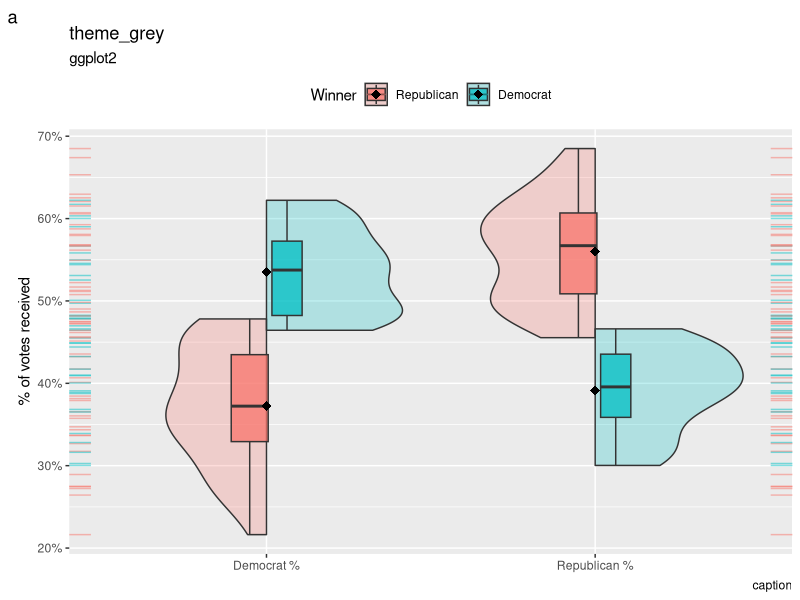
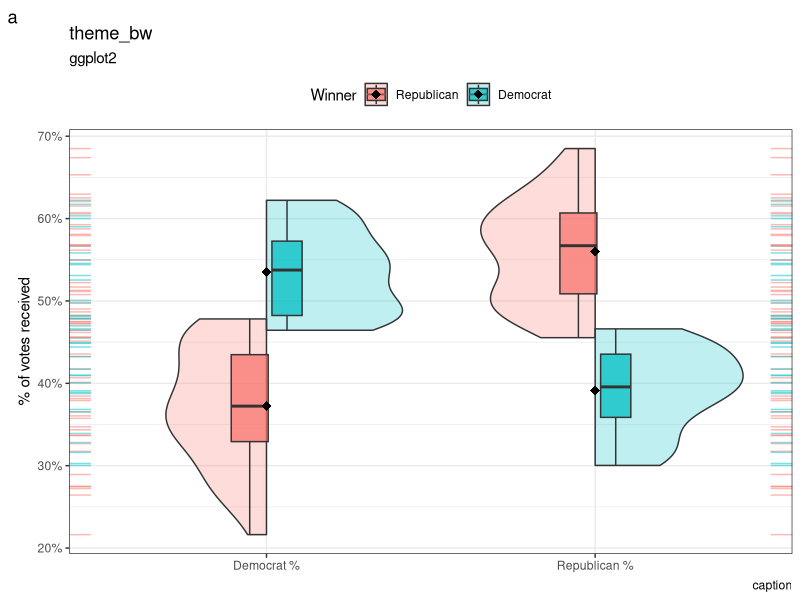
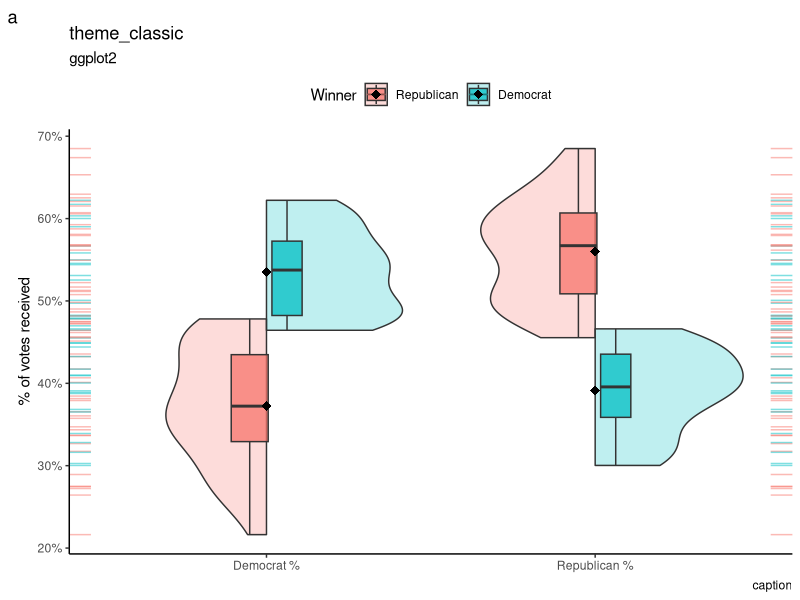
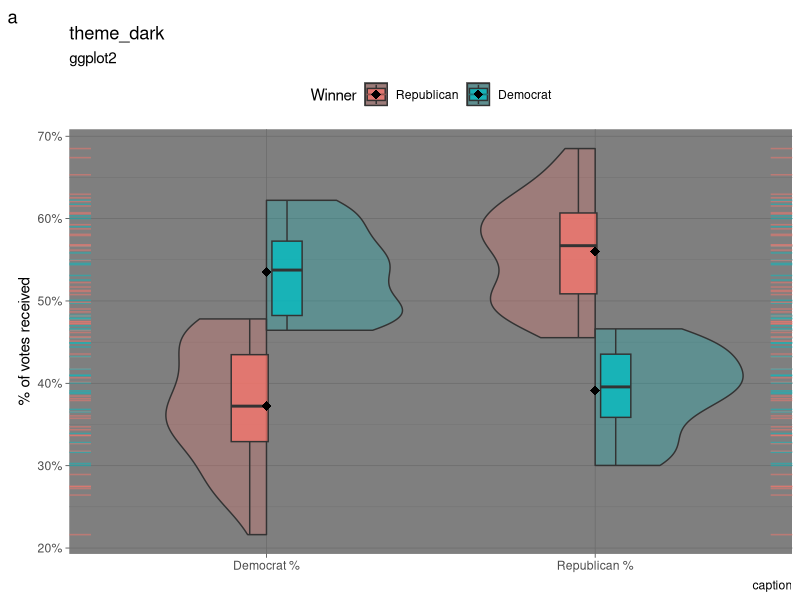
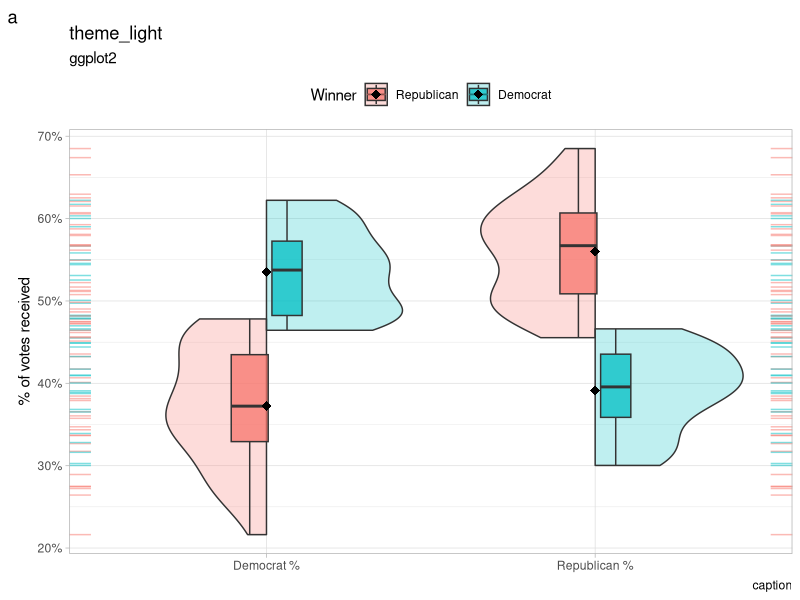
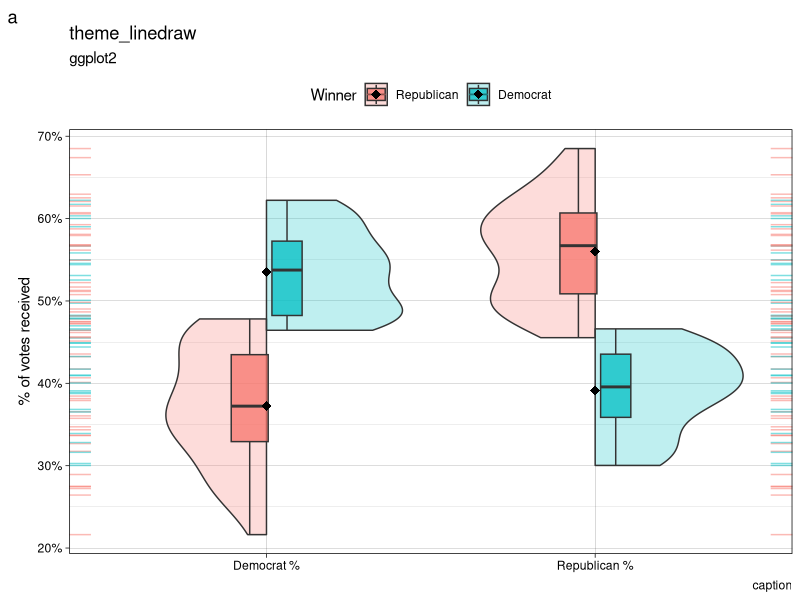
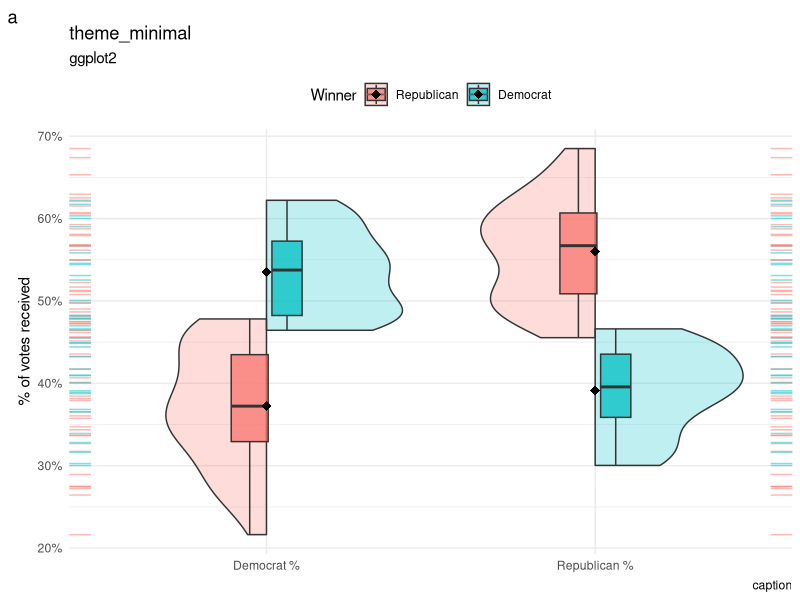
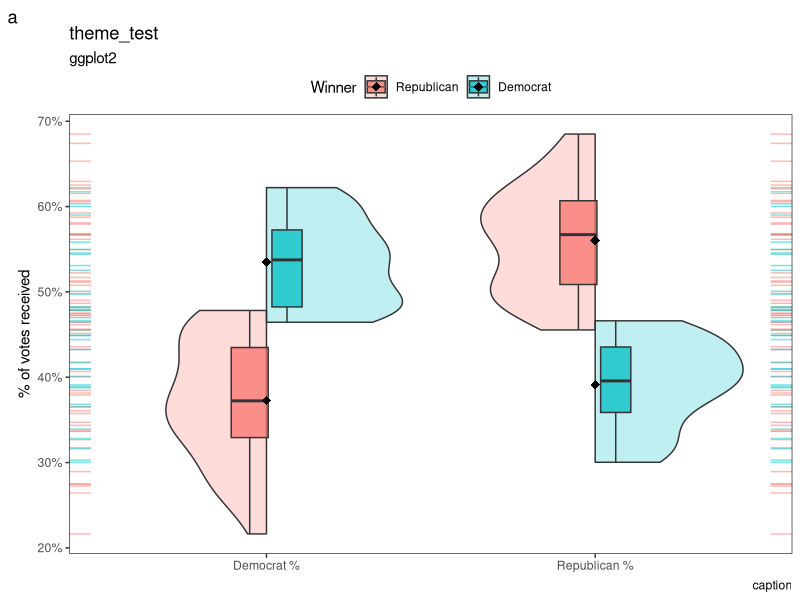

The R source for these figures, in order:
## ---- chunk 1
library(ggplot2)
#library(ggExtra)
#library(cowplot)
#library(ggpubr)

library(dplyr)
library(tidyr)
library(readxl)
## ---- chunk 2
setwd("~/Desktop/politics1")
#setwd("C:/Users/CalzzOne/Google Drive/Licente/0Acu/Alexandra Dardalat/")
baza_de_date <- read_excel("politics1.xlsx")
#View(baza_de_date)
labels <- names(baza_de_date)
baza_de_date$Winner <- factor(baza_de_date$Winner, levels=c("Republican", "Democrat"))
#baza_de_date$`AT1 Polymorphism` <- factor(baza_de_date$`AT1 Polymorphism`, levels=c("AC", "CC", "AA"))


## ---- chunk 3
GeomSplitViolin <- ggproto("GeomSplitViolin", GeomViolin, 
                           draw_group = function(self, data, ..., draw_quantiles = NULL) {
                             data <- transform(data, xminv = x - violinwidth * (x - xmin), xmaxv = x + violinwidth * (xmax - x))
                             grp <- data[1, "group"]
                             newdata <- plyr::arrange(transform(data, x = if (grp %% 2 == 1) xminv else xmaxv), if (grp %% 2 == 1) y else -y)
                             newdata <- rbind(newdata[1, ], newdata, newdata[nrow(newdata), ], newdata[1, ])
                             newdata[c(1, nrow(newdata) - 1, nrow(newdata)), "x"] <- round(newdata[1, "x"])
                             
                             if (length(draw_quantiles) > 0 & !scales::zero_range(range(data$y))) {
                               stopifnot(all(draw_quantiles >= 0), all(draw_quantiles <=
                                                                         1))
                               quantiles <- ggplot2:::create_quantile_segment_frame(data, draw_quantiles)
                               aesthetics <- data[rep(1, nrow(quantiles)), setdiff(names(data), c("x", "y")), drop = FALSE]
                               aesthetics$alpha <- rep(1, nrow(quantiles))
                               both <- cbind(quantiles, aesthetics)
                               quantile_grob <- GeomPath$draw_panel(both, ...)
                               ggplot2:::ggname("geom_split_violin", grid::grobTree(GeomPolygon$draw_panel(newdata, ...), quantile_grob))
                             }
                             else {
                               ggplot2:::ggname("geom_split_violin", GeomPolygon$draw_panel(newdata, ...))
                             }
                           })

geom_split_violin <- function(mapping = NULL, data = NULL, stat = "ydensity", position = "identity", ..., 
                              draw_quantiles = NULL, trim = TRUE, scale = "area", na.rm = FALSE, 
                              show.legend = NA, inherit.aes = TRUE) {
  layer(data = data, mapping = mapping, stat = stat, geom = GeomSplitViolin, 
        position = position, show.legend = show.legend, inherit.aes = inherit.aes, 
        params = list(trim = trim, scale = scale, draw_quantiles = draw_quantiles, na.rm = na.rm, ...))
}
## ---- chunk 4
x = "Winner"
y = c("Democrat %", "Republican %")
df <- baza_de_date %>% 
  dplyr::select(c(x, y)) %>%
  tidyr::gather(variable, value, -x)
## ---- chunk 5
g3 <- ggplot(df) + aes(fill=Winner, y=value, x=variable) +
  theme_grey()+
  labs(title="theme_grey", subtitle="ggplot2",
       caption = "caption", tag = "a") +
  geom_split_violin(alpha=0.25) +
  geom_boxplot(alpha=0.75, width=0.25, varwidth = T) +
  geom_rug(aes(color=Winner), alpha=0.5,sides = "lr")+
  stat_summary(fun.y=mean, colour="black", geom="point", shape=18, size=3) + 
  scale_y_continuous(labels = scales::percent_format(accuracy = 1),
                     name="% of votes received") + 
  theme(legend.position = "top") +
  theme(axis.title.x = element_blank())

plot(g3)
## ---- chunk 6
g3 <- ggplot(df) + aes(fill=Winner, y=value, x=variable) +
  theme_bw()+
  labs(title="theme_bw", subtitle="ggplot2",
       caption = "caption", tag = "a") +
  geom_split_violin(alpha=0.25) +
  geom_boxplot(alpha=0.75, width=0.25, varwidth = T) +
  geom_rug(aes(color=Winner), alpha=0.5,sides = "lr")+
  stat_summary(fun.y=mean, colour="black", geom="point", shape=18, size=3) + 
  scale_y_continuous(labels = scales::percent_format(accuracy = 1),
                     name="% of votes received") + 
  theme(legend.position = "top") +
  theme(axis.title.x = element_blank())

plot(g3)
## ---- chunk 7
g3 <- ggplot(df) + aes(fill=Winner, y=value, x=variable) +
  theme_classic()+
  labs(title="theme_classic", subtitle="ggplot2",
       caption = "caption", tag = "a") +
  geom_split_violin(alpha=0.25) +
  geom_boxplot(alpha=0.75, width=0.25, varwidth = T) +
  geom_rug(aes(color=Winner), alpha=0.5,sides = "lr")+
  stat_summary(fun.y=mean, colour="black", geom="point", shape=18, size=3) + 
  scale_y_continuous(labels = scales::percent_format(accuracy = 1),
                     name="% of votes received") + 
  theme(legend.position = "top") +
  theme(axis.title.x = element_blank())

plot(g3)
## ---- chunk 8
g3 <- ggplot(df) + aes(fill=Winner, y=value, x=variable) +
  theme_dark() +
  labs(title="theme_dark", subtitle="ggplot2",
       caption = "caption", tag = "a") +
  geom_split_violin(alpha=0.25) +
  geom_boxplot(alpha=0.75, width=0.25, varwidth = T) +
  geom_rug(aes(color=Winner), alpha=0.5,sides = "lr")+
  stat_summary(fun.y=mean, colour="black", geom="point", shape=18, size=3) + 
  scale_y_continuous(labels = scales::percent_format(accuracy = 1),
                     name="% of votes received") + 
  theme(legend.position = "top") +
  theme(axis.title.x = element_blank())

plot(g3)
## ---- chunk 9
g3 <- ggplot(df) + aes(fill=Winner, y=value, x=variable) +
  theme_light() +
  labs(title="theme_light", subtitle="ggplot2",
       caption = "caption", tag = "a") +
  geom_split_violin(alpha=0.25) +
  geom_boxplot(alpha=0.75, width=0.25, varwidth = T) +
  geom_rug(aes(color=Winner), alpha=0.5,sides = "lr")+
  stat_summary(fun.y=mean, colour="black", geom="point", shape=18, size=3) + 
  scale_y_continuous(labels = scales::percent_format(accuracy = 1),
                     name="% of votes received") + 
  theme(legend.position = "top") +
  theme(axis.title.x = element_blank())

plot(g3)
## ---- chunk 10
g3 <- ggplot(df) + aes(fill=Winner, y=value, x=variable) +
  theme_linedraw() +
  labs(title="theme_linedraw", subtitle="ggplot2",
       caption = "caption", tag = "a") +
  geom_split_violin(alpha=0.25) +
  geom_boxplot(alpha=0.75, width=0.25, varwidth = T) +
  geom_rug(aes(color=Winner), alpha=0.5,sides = "lr")+
  stat_summary(fun.y=mean, colour="black", geom="point", shape=18, size=3) + 
  scale_y_continuous(labels = scales::percent_format(accuracy = 1),
                     name="% of votes received") + 
  theme(legend.position = "top") +
  theme(axis.title.x = element_blank())

plot(g3)
## ---- chunk 11
g3 <- ggplot(df) + aes(fill=Winner, y=value, x=variable) +
  theme_minimal() +
  labs(title="theme_minimal", subtitle="ggplot2",
       caption = "caption", tag = "a") +
  geom_split_violin(alpha=0.25) +
  geom_boxplot(alpha=0.75, width=0.25, varwidth = T) +
  geom_rug(aes(color=Winner), alpha=0.5,sides = "lr")+
  stat_summary(fun.y=mean, colour="black", geom="point", shape=18, size=3) + 
  scale_y_continuous(labels = scales::percent_format(accuracy = 1),
                     name="% of votes received") + 
  theme(legend.position = "top") +
  theme(axis.title.x = element_blank())

plot(g3)
## ---- chunk 12
g3 <- ggplot(df) + aes(fill=Winner, y=value, x=variable) +
  theme_test() +
  labs(title="theme_test", subtitle="ggplot2",
       caption = "caption", tag = "a") +
  geom_split_violin(alpha=0.25) +
  geom_boxplot(alpha=0.75, width=0.25, varwidth = T) +
  geom_rug(aes(color=Winner), alpha=0.5,sides = "lr")+
  stat_summary(fun.y=mean, colour="black", geom="point", shape=18, size=3) + 
  scale_y_continuous(labels = scales::percent_format(accuracy = 1),
                     name="% of votes received") + 
  theme(legend.position = "top") +
  theme(axis.title.x = element_blank())

plot(g3)
## ---- chunk 13
g3 <- ggplot(df) + aes(fill=Winner, y=value, x=variable) +
  ggpubr::theme_classic2() +
  labs(title="theme_classic2", subtitle="ggpubr",
       caption = "caption", tag = "a") +
  geom_split_violin(alpha=0.25) +
  geom_boxplot(alpha=0.75, width=0.25, varwidth = T) +
  geom_rug(aes(color=Winner), alpha=0.5,sides = "lr")+
  stat_summary(fun.y=mean, colour="black", geom="point", shape=18, size=3) + 
  scale_y_continuous(labels = scales::percent_format(accuracy = 1),
                     name="% of votes received") + 
  theme(legend.position = "top") +
  theme(axis.title.x = element_blank())

plot(g3)
## ---- chunk 14
g3 <- ggplot(df) + aes(fill=Winner, y=value, x=variable) +
  ggpubr::theme_cleveland() +
  labs(title="theme_cleveland", subtitle="ggpubr",
       caption = "caption", tag = "a") +
  geom_split_violin(alpha=0.25) +
  geom_boxplot(alpha=0.75, width=0.25, varwidth = T) +
  geom_rug(aes(color=Winner), alpha=0.5,sides = "lr")+
  stat_summary(fun.y=mean, colour="black", geom="point", shape=18, size=3) + 
  scale_y_continuous(labels = scales::percent_format(accuracy = 1),
                     name="% of votes received") + 
  theme(legend.position = "top") +
  theme(axis.title.x = element_blank())

plot(g3)
## ---- chunk 15
g3 <- ggplot(df) + aes(fill=Winner, y=value, x=variable) +
  ggpubr::theme_pubclean() +
  labs(title="theme_pubclean", subtitle="ggpubr",
       caption = "caption", tag = "a") +
  geom_split_violin(alpha=0.25) +
  geom_boxplot(alpha=0.75, width=0.25, varwidth = T) +
  geom_rug(aes(color=Winner), alpha=0.5,sides = "lr")+
  stat_summary(fun.y=mean, colour="black", geom="point", shape=18, size=3) + 
  scale_y_continuous(labels = scales::percent_format(accuracy = 1),
                     name="% of votes received") + 
  theme(legend.position = "top") +
  theme(axis.title.x = element_blank())

plot(g3)
## ---- chunk 16
g3 <- ggplot(df) + aes(fill=Winner, y=value, x=variable) +
  ggpubr::theme_pubr() +
  labs(title="theme_pubr", subtitle="ggpubr",
       caption = "caption", tag = "a") +
  geom_split_violin(alpha=0.25) +
  geom_boxplot(alpha=0.75, width=0.25, varwidth = T) +
  geom_rug(aes(color=Winner), alpha=0.5,sides = "lr")+
  stat_summary(fun.y=mean, colour="black", geom="point", shape=18, size=3) + 
  scale_y_continuous(labels = scales::percent_format(accuracy = 1),
                     name="% of votes received") + 
  theme(legend.position = "top") +
  theme(axis.title.x = element_blank())

plot(g3)
## ---- chunk 17
g3 <- ggplot(df) + aes(fill=Winner, y=value, x=variable) +
  ggpubr::theme_transparent() +
  labs(title="theme_transparent", subtitle="ggpubr",
       caption = "caption", tag = "a") +
  geom_split_violin(alpha=0.25) +
  geom_boxplot(alpha=0.75, width=0.25, varwidth = T) +
  geom_rug(aes(color=Winner), alpha=0.5,sides = "lr")+
  stat_summary(fun.y=mean, colour="black", geom="point", shape=18, size=3) + 
  scale_y_continuous(labels = scales::percent_format(accuracy = 1),
                     name="% of votes received") + 
  theme(legend.position = "top") +
  theme(axis.title.x = element_blank())

plot(g3)
## ---- chunk 18
g3 <- ggplot(df) + aes(fill=Winner, y=value, x=variable) +
  cowplot::theme_cowplot() +
  labs(title="theme_cowplot", subtitle="cowplot",
       caption = "caption", tag = "a") +
  geom_split_violin(alpha=0.25) +
  geom_boxplot(alpha=0.75, width=0.25, varwidth = T) +
  geom_rug(aes(color=Winner), alpha=0.5,sides = "lr")+
  stat_summary(fun.y=mean, colour="black", geom="point", shape=18, size=3) + 
  scale_y_continuous(labels = scales::percent_format(accuracy = 1),
                     name="% of votes received") + 
  theme(legend.position = "top") +
  theme(axis.title.x = element_blank())

plot(g3)
## ---- chunk 19
g3 <- ggplot(df) + aes(fill=Winner, y=value, x=variable) +
  cowplot::theme_map() +
  labs(title="theme_map", subtitle="cowplot",
       caption = "caption", tag = "a") +
  geom_split_violin(alpha=0.25) +
  geom_boxplot(alpha=0.75, width=0.25, varwidth = T) +
  geom_rug(aes(color=Winner), alpha=0.5,sides = "lr")+
  stat_summary(fun.y=mean, colour="black", geom="point", shape=18, size=3) + 
  scale_y_continuous(labels = scales::percent_format(accuracy = 1),
                     name="% of votes received") + 
  theme(legend.position = "top") +
  theme(axis.title.x = element_blank())

plot(g3)
## ---- chunk 20
g3 <- ggplot(df) + aes(fill=Winner, y=value, x=variable) +
  cowplot::theme_nothing() + 
  labs(title="theme_nothing", subtitle="cowplot",
       caption = "caption", tag = "a") +
  geom_split_violin(alpha=0.25) +
  geom_boxplot(alpha=0.75, width=0.25, varwidth = T) +
  geom_rug(aes(color=Winner), alpha=0.5,sides = "lr")+
  stat_summary(fun.y=mean, colour="black", geom="point", shape=18, size=3) + 
  scale_y_continuous(labels = scales::percent_format(accuracy = 1),
                     name="% of votes received") + 
  theme(legend.position = "top") +
  theme(axis.title.x = element_blank())

plot(g3)
## ---- chunk 21
g3 <- ggplot(df) + aes(fill=Winner, y=value, x=variable) +
  ggthemes::theme_base() +
  labs(title="theme_base", subtitle="ggthemes",
       caption = "caption", tag = "a") +
  geom_split_violin(alpha=0.25) +
  geom_boxplot(alpha=0.75, width=0.25, varwidth = T) +
  geom_rug(aes(color=Winner), alpha=0.5,sides = "lr")+
  stat_summary(fun.y=mean, colour="black", geom="point", shape=18, size=3) + 
  scale_y_continuous(labels = scales::percent_format(accuracy = 1),
                     name="% of votes received") + 
  theme(legend.position = "top") +
  theme(axis.title.x = element_blank())

plot(g3)
## ---- chunk 22
g3 <- ggplot(df) + aes(fill=Winner, y=value, x=variable) +
  ggthemes::theme_calc() +
  labs(title="theme_calc", subtitle="ggthemes",
       caption = "caption", tag = "a") +
  geom_split_violin(alpha=0.25) +
  geom_boxplot(alpha=0.75, width=0.25, varwidth = T) +
  geom_rug(aes(color=Winner), alpha=0.5,sides = "lr")+
  stat_summary(fun.y=mean, colour="black", geom="point", shape=18, size=3) + 
  scale_y_continuous(labels = scales::percent_format(accuracy = 1),
                     name="% of votes received") + 
  theme(legend.position = "top") +
  theme(axis.title.x = element_blank())

plot(g3)
## ---- chunk 23
g3 <- ggplot(df) + aes(fill=Winner, y=value, x=variable) +
  ggthemes::theme_economist() +
  labs(title="theme_economist", subtitle="ggthemes",
       caption = "caption", tag = "a") +
  geom_split_violin(alpha=0.25) +
  geom_boxplot(alpha=0.75, width=0.25, varwidth = T) +
  geom_rug(aes(color=Winner), alpha=0.5,sides = "lr")+
  stat_summary(fun.y=mean, colour="black", geom="point", shape=18, size=3) + 
  scale_y_continuous(labels = scales::percent_format(accuracy = 1),
                     name="% of votes received") + 
  theme(legend.position = "top") +
  theme(axis.title.x = element_blank())

plot(g3)
## ---- chunk 24
g3 <- ggplot(df) + aes(fill=Winner, y=value, x=variable) +
  ggthemes::theme_economist_white() +
  labs(title="theme_economist_white", subtitle="ggthemes",
       caption = "caption", tag = "a") +
  geom_split_violin(alpha=0.25) +
  geom_boxplot(alpha=0.75, width=0.25, varwidth = T) +
  geom_rug(aes(color=Winner), alpha=0.5,sides = "lr")+
  stat_summary(fun.y=mean, colour="black", geom="point", shape=18, size=3) + 
  scale_y_continuous(labels = scales::percent_format(accuracy = 1),
                     name="% of votes received") + 
  theme(legend.position = "top") +
  theme(axis.title.x = element_blank())

plot(g3)
## ---- chunk 25
g3 <- ggplot(df) + aes(fill=Winner, y=value, x=variable) +
  ggthemes::theme_excel() +
  labs(title="theme_excel", subtitle="ggthemes",
       caption = "caption", tag = "a") +
  geom_split_violin(alpha=0.25) +
  geom_boxplot(alpha=0.75, width=0.25, varwidth = T) +
  geom_rug(aes(color=Winner), alpha=0.5,sides = "lr")+
  stat_summary(fun.y=mean, colour="black", geom="point", shape=18, size=3) + 
  scale_y_continuous(labels = scales::percent_format(accuracy = 1),
                     name="% of votes received") + 
  theme(legend.position = "top") +
  theme(axis.title.x = element_blank())

plot(g3)
## ---- chunk 26
g3 <- ggplot(df) + aes(fill=Winner, y=value, x=variable) +
  ggthemes::theme_excel() +
  labs(title="theme_excel_new", subtitle="ggthemes",
       caption = "caption", tag = "a") +
  geom_split_violin(alpha=0.25) +
  geom_boxplot(alpha=0.75, width=0.25, varwidth = T) +
  geom_rug(aes(color=Winner), alpha=0.5,sides = "lr")+
  stat_summary(fun.y=mean, colour="black", geom="point", shape=18, size=3) + 
  scale_y_continuous(labels = scales::percent_format(accuracy = 1),
                     name="% of votes received") + 
  theme(legend.position = "top") +
  theme(axis.title.x = element_blank())

plot(g3)
## ---- chunk 27
g3 <- ggplot(df) + aes(fill=Winner, y=value, x=variable) +
  ggthemes::theme_few() +
  labs(title="theme_few", subtitle="ggthemes",
       caption = "caption", tag = "a") +
  geom_split_violin(alpha=0.25) +
  geom_boxplot(alpha=0.75, width=0.25, varwidth = T) +
  geom_rug(aes(color=Winner), alpha=0.5,sides = "lr")+
  stat_summary(fun.y=mean, colour="black", geom="point", shape=18, size=3) + 
  scale_y_continuous(labels = scales::percent_format(accuracy = 1),
                     name="% of votes received") + 
  theme(legend.position = "top") +
  theme(axis.title.x = element_blank())

plot(g3)
## ---- chunk 28
g3 <- ggplot(df) + aes(fill=Winner, y=value, x=variable) +
  ggthemes::theme_fivethirtyeight() +
  labs(title="theme_fivethirtyeight", subtitle="ggthemes",
       caption = "caption", tag = "a") +
  geom_split_violin(alpha=0.25) +
  geom_boxplot(alpha=0.75, width=0.25, varwidth = T) +
  geom_rug(aes(color=Winner), alpha=0.5,sides = "lr")+
  stat_summary(fun.y=mean, colour="black", geom="point", shape=18, size=3) + 
  scale_y_continuous(labels = scales::percent_format(accuracy = 1),
                     name="% of votes received") + 
  theme(legend.position = "top") +
  theme(axis.title.x = element_blank())

plot(g3)
## ---- chunk 29
g3 <- ggplot(df) + aes(fill=Winner, y=value, x=variable) +
  ggthemes::theme_foundation() +
  labs(title="theme_foundation", subtitle="ggthemes",
       caption = "caption", tag = "a") +
  geom_split_violin(alpha=0.25) +
  geom_boxplot(alpha=0.75, width=0.25, varwidth = T) +
  geom_rug(aes(color=Winner), alpha=0.5,sides = "lr")+
  stat_summary(fun.y=mean, colour="black", geom="point", shape=18, size=3) + 
  scale_y_continuous(labels = scales::percent_format(accuracy = 1),
                     name="% of votes received") + 
  theme(legend.position = "top") +
  theme(axis.title.x = element_blank())

plot(g3)
## ---- chunk 30
g3 <- ggplot(df) + aes(fill=Winner, y=value, x=variable) +
  ggthemes::theme_gdocs() +
  labs(title="theme_gdocs", subtitle="ggthemes",
       caption = "caption", tag = "a") +
  geom_split_violin(alpha=0.25) +
  geom_boxplot(alpha=0.75, width=0.25, varwidth = T) +
  geom_rug(aes(color=Winner), alpha=0.5,sides = "lr")+
  stat_summary(fun.y=mean, colour="black", geom="point", shape=18, size=3) + 
  scale_y_continuous(labels = scales::percent_format(accuracy = 1),
                     name="% of votes received") + 
  theme(legend.position = "top") +
  theme(axis.title.x = element_blank())

plot(g3)
## ---- chunk 31
g3 <- ggplot(df) + aes(fill=Winner, y=value, x=variable) +
  ggthemes::theme_hc() +
  labs(title="theme_hc", subtitle="ggthemes",
       caption = "caption", tag = "a") +
  geom_split_violin(alpha=0.25) +
  geom_boxplot(alpha=0.75, width=0.25, varwidth = T) +
  geom_rug(aes(color=Winner), alpha=0.5,sides = "lr")+
  stat_summary(fun.y=mean, colour="black", geom="point", shape=18, size=3) + 
  scale_y_continuous(labels = scales::percent_format(accuracy = 1),
                     name="% of votes received") + 
  theme(legend.position = "top") +
  theme(axis.title.x = element_blank())

plot(g3)
## ---- chunk 32
g3 <- ggplot(df) + aes(fill=Winner, y=value, x=variable) +
  ggthemes::theme_igray() +
  labs(title="theme_igray", subtitle="ggthemes",
       caption = "caption", tag = "a") +
  geom_split_violin(alpha=0.25) +
  geom_boxplot(alpha=0.75, width=0.25, varwidth = T) +
  geom_rug(aes(color=Winner), alpha=0.5,sides = "lr")+
  stat_summary(fun.y=mean, colour="black", geom="point", shape=18, size=3) + 
  scale_y_continuous(labels = scales::percent_format(accuracy = 1),
                     name="% of votes received") + 
  theme(legend.position = "top") +
  theme(axis.title.x = element_blank())

plot(g3)
## ---- chunk 33
g3 <- ggplot(df) + aes(fill=Winner, y=value, x=variable) +
  ggthemes::theme_map() +
  labs(title="theme_map", subtitle="ggthemes",
       caption = "caption", tag = "a") +
  geom_split_violin(alpha=0.25) +
  geom_boxplot(alpha=0.75, width=0.25, varwidth = T) +
  geom_rug(aes(color=Winner), alpha=0.5,sides = "lr")+
  stat_summary(fun.y=mean, colour="black", geom="point", shape=18, size=3) + 
  scale_y_continuous(labels = scales::percent_format(accuracy = 1),
                     name="% of votes received") + 
  theme(legend.position = "top") +
  theme(axis.title.x = element_blank())

plot(g3)
## ---- chunk 34
g3 <- ggplot(df) + aes(fill=Winner, y=value, x=variable) +
  ggthemes::theme_pander() +
  labs(title="theme_pander", subtitle="ggthemes",
       caption = "caption", tag = "a") +
  geom_split_violin(alpha=0.25) +
  geom_boxplot(alpha=0.75, width=0.25, varwidth = T) +
  geom_rug(aes(color=Winner), alpha=0.5,sides = "lr")+
  stat_summary(fun.y=mean, colour="black", geom="point", shape=18, size=3) + 
  scale_y_continuous(labels = scales::percent_format(accuracy = 1),
                     name="% of votes received") + 
  theme(legend.position = "top") +
  theme(axis.title.x = element_blank())

plot(g3)
## ---- chunk 35
g3 <- ggplot(df) + aes(fill=Winner, y=value, x=variable) +
  ggthemes::theme_par() +
  labs(title="theme_par", subtitle="ggthemes",
       caption = "caption", tag = "a") +
  geom_split_violin(alpha=0.25) +
  geom_boxplot(alpha=0.75, width=0.25, varwidth = T) +
  geom_rug(aes(color=Winner), alpha=0.5,sides = "lr")+
  stat_summary(fun.y=mean, colour="black", geom="point", shape=18, size=3) + 
  scale_y_continuous(labels = scales::percent_format(accuracy = 1),
                     name="% of votes received") + 
  theme(legend.position = "top") +
  theme(axis.title.x = element_blank())

plot(g3)
## ---- chunk 36
g3 <- ggplot(df) + aes(fill=Winner, y=value, x=variable) +
  ggthemes::theme_solarized() +
  labs(title="theme_solarized", subtitle="ggthemes",
       caption = "caption", tag = "a") +
  geom_split_violin(alpha=0.25) +
  geom_boxplot(alpha=0.75, width=0.25, varwidth = T) +
  geom_rug(aes(color=Winner), alpha=0.5,sides = "lr")+
  stat_summary(fun.y=mean, colour="black", geom="point", shape=18, size=3) + 
  scale_y_continuous(labels = scales::percent_format(accuracy = 1),
                     name="% of votes received") + 
  theme(legend.position = "top") +
  theme(axis.title.x = element_blank())

plot(g3)
## ---- chunk 37
g3 <- ggplot(df) + aes(fill=Winner, y=value, x=variable) +
  ggthemes::theme_solarized_2() +
  labs(title="theme_solarized_2", subtitle="ggthemes",
       caption = "caption", tag = "a") +
  geom_split_violin(alpha=0.25) +
  geom_boxplot(alpha=0.75, width=0.25, varwidth = T) +
  geom_rug(aes(color=Winner), alpha=0.5,sides = "lr")+
  stat_summary(fun.y=mean, colour="black", geom="point", shape=18, size=3) + 
  scale_y_continuous(labels = scales::percent_format(accuracy = 1),
                     name="% of votes received") + 
  theme(legend.position = "top") +
  theme(axis.title.x = element_blank())

plot(g3)
## ---- chunk 38
g3 <- ggplot(df) + aes(fill=Winner, y=value, x=variable) +
  ggthemes::theme_solid() +
  labs(title="theme_solid", subtitle="ggthemes",
       caption = "caption", tag = "a") +
  geom_split_violin(alpha=0.25) +
  geom_boxplot(alpha=0.75, width=0.25, varwidth = T) +
  geom_rug(aes(color=Winner), alpha=0.5,sides = "lr")+
  stat_summary(fun.y=mean, colour="black", geom="point", shape=18, size=3) + 
  scale_y_continuous(labels = scales::percent_format(accuracy = 1),
                     name="% of votes received") + 
  theme(legend.position = "top") +
  theme(axis.title.x = element_blank())

plot(g3)
## ---- chunk 39
g3 <- ggplot(df) + aes(fill=Winner, y=value, x=variable) +
  ggthemes::theme_stata() +
  labs(title="theme_stata", subtitle="ggthemes",
       caption = "caption", tag = "a") +
  geom_split_violin(alpha=0.25) +
  geom_boxplot(alpha=0.75, width=0.25, varwidth = T) +
  geom_rug(aes(color=Winner), alpha=0.5,sides = "lr")+
  stat_summary(fun.y=mean, colour="black", geom="point", shape=18, size=3) + 
  scale_y_continuous(labels = scales::percent_format(accuracy = 1),
                     name="% of votes received") + 
  theme(legend.position = "top") +
  theme(axis.title.x = element_blank())

plot(g3)
## ---- chunk 40
g3 <- ggplot(df) + aes(fill=Winner, y=value, x=variable) +
  ggthemes::theme_tufte() +
  labs(title="theme_tufte", subtitle="ggthemes",
       caption = "caption", tag = "a") +
  geom_split_violin(alpha=0.25) +
  geom_boxplot(alpha=0.75, width=0.25, varwidth = T) +
  geom_rug(aes(color=Winner), alpha=0.5,sides = "lr")+
  stat_summary(fun.y=mean, colour="black", geom="point", shape=18, size=3) + 
  scale_y_continuous(labels = scales::percent_format(accuracy = 1),
                     name="% of votes received") + 
  theme(legend.position = "top") +
  theme(axis.title.x = element_blank())

plot(g3)
## ---- chunk 41
g3 <- ggplot(df) + aes(fill=Winner, y=value, x=variable) +
  ggthemes::theme_wsj() +
  labs(title="theme_wsj", subtitle="ggthemes",
       caption = "caption", tag = "a") +
  geom_split_violin(alpha=0.25) +
  geom_boxplot(alpha=0.75, width=0.25, varwidth = T) +
  geom_rug(aes(color=Winner), alpha=0.5,sides = "lr")+
  stat_summary(fun.y=mean, colour="black", geom="point", shape=18, size=3) + 
  scale_y_continuous(labels = scales::percent_format(accuracy = 1),
                     name="% of votes received") + 
  theme(legend.position = "top") +
  theme(axis.title.x = element_blank())

plot(g3)
